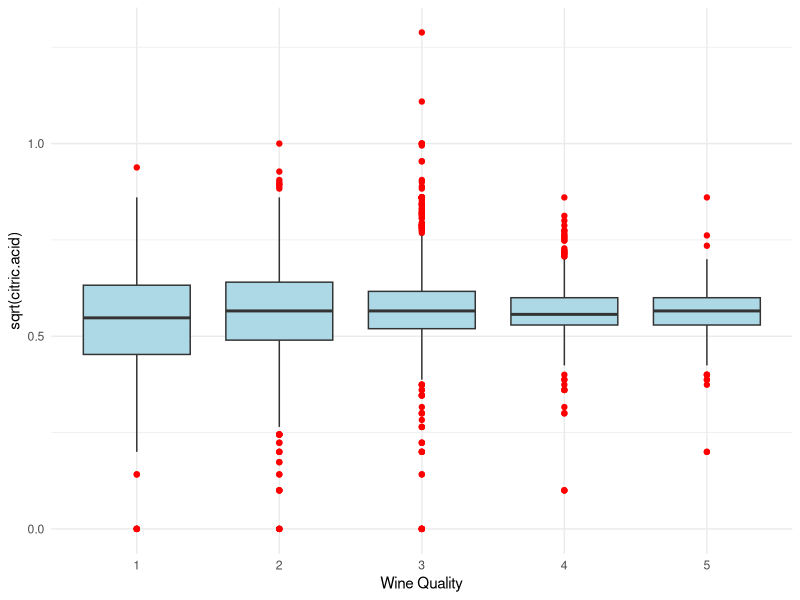

Generate this figure with R:
library(ggplot2)

dados <- read.csv("winequality-white-q5.csv")

ggplot(dados, aes(x = factor(quality), y = sqrt(citric.acid))) +
  geom_boxplot(
    outlier.colour = "red",
    outlier.size = 1.5,
    fill = "lightblue",
    alpha = 1,
  ) +
  labs(
    x = "Wine Quality",
    y = "sqrt(citric.acid)",
  ) +
  theme_minimal()
